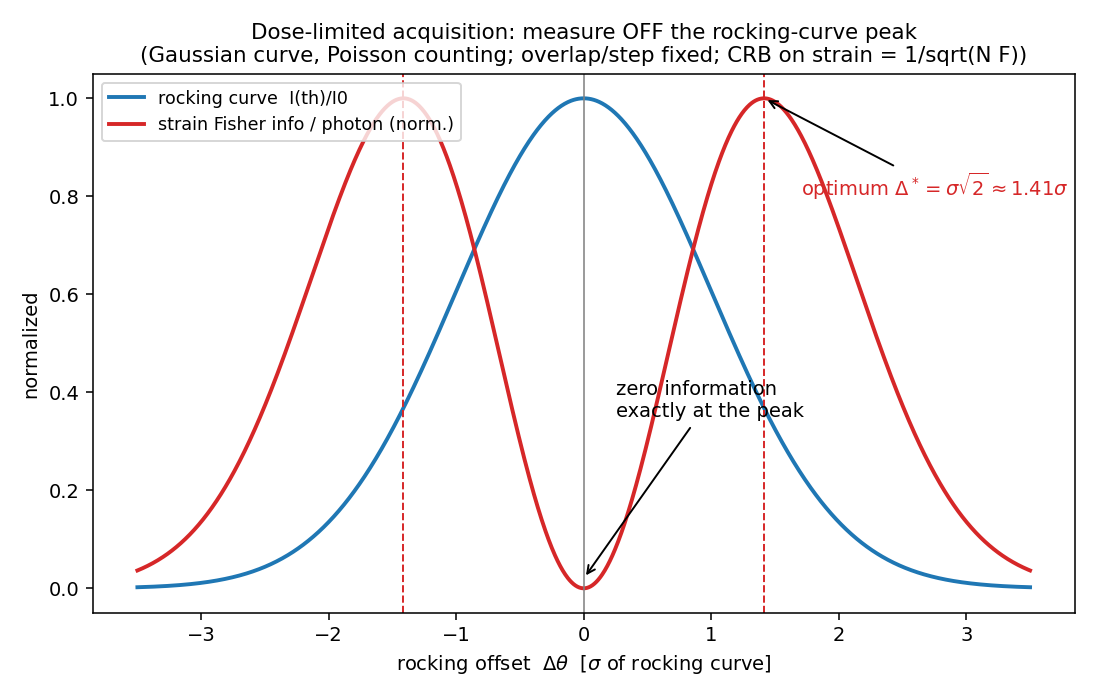

Recreate this plot in Python.
#!/usr/bin/env python3
"""Plan-B seed: where on the rocking curve does one photon buy the most strain info?

For a Gaussian rocking curve I(th) = I0 exp(-th^2/2s^2) and Poisson counting,
the Fisher information about a peak shift mu (== strain along G) from measuring
at fixed offset th is F(th) = (dI/dmu)^2 / I = I0 (th/s^2)^2 exp(-th^2/2s^2):
zero AT the peak, maximal at th = s*sqrt(2). Answers meeting-1's literal
question "where on the rocking curve do you want to be?" (step size / overlap
held fixed; per incident photon, kinematic, single peak).
"""
import numpy as np
import matplotlib

matplotlib.use("Agg")
import matplotlib.pyplot as plt

th = np.linspace(-3.5, 3.5, 1401)  # offset in units of rocking-curve sigma
I = np.exp(-th ** 2 / 2)
F = th ** 2 * I  # Fisher info per unit incident flux (arb. units), sigma=1
opt = np.sqrt(2)
assert abs(abs(th[np.argmax(F)]) - opt) < 5e-3, "Fisher max must sit at sigma*sqrt(2)"

fig, ax = plt.subplots(figsize=(8, 5))
ax.plot(th, I, "C0", lw=2, label="rocking curve  I(th)/I0")
ax.plot(th, F / F.max(), "C3", lw=2, label="strain Fisher info / photon (norm.)")
ax.axvline(0, color="gray", lw=0.8)
for s in (-opt, opt):
    ax.axvline(s, color="C3", ls="--", lw=1)
ax.annotate("zero information\nexactly at the peak", xy=(0, 0.02), xytext=(0.25, 0.35),
            arrowprops=dict(arrowstyle="->"), fontsize=10)
ax.annotate(r"optimum $\Delta^*=\sigma\sqrt{2}\approx1.41\sigma$", xy=(opt, 1.0),
            xytext=(1.7, 0.8), arrowprops=dict(arrowstyle="->"), fontsize=10, color="C3")
ax.set_xlabel(r"rocking offset  $\Delta\theta$  [$\sigma$ of rocking curve]")
ax.set_ylabel("normalized")
ax.set_title("Dose-limited acquisition: measure OFF the rocking-curve peak\n"
             "(Gaussian curve, Poisson counting; overlap/step fixed; CRB on strain = 1/sqrt(N F))",
             fontsize=11)
ax.legend(loc="upper left", fontsize=9)
fig.tight_layout()
fig.savefig("fisher_rocking.png", dpi=140)
print("wrote fisher_rocking.png; argmax at", round(float(abs(th[np.argmax(F)])), 3), "sigma")
